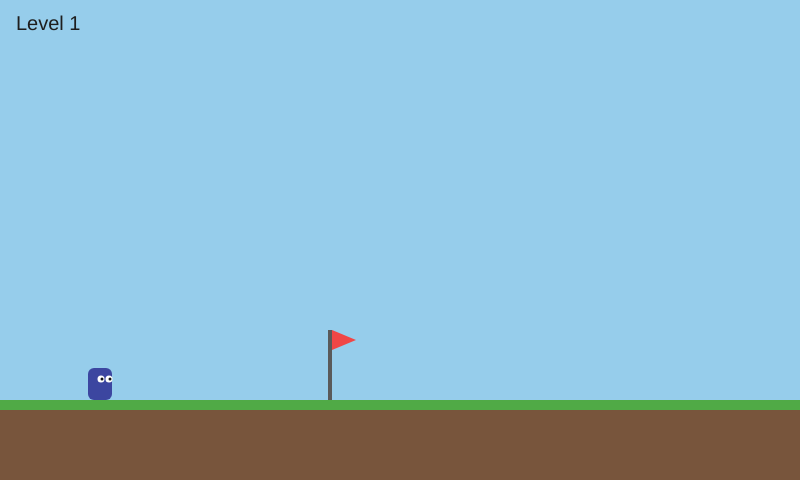
Frame 1 (no input)
Frame 60 (no input): identical to frame 1, image omitted
Frame 120 (the mouse pressed at the canvas centre since frame 60): identical to frame 1, image omitted

The p5.js sketch that drew this single still picture (run headless with seeded random() and noise() and a simulated clock; from frame 60 on, the mouse is pressed at the canvas centre):

// p5.js sketch
// ── sketch.js
const tileSize = 40;

const world = {
	pull: 0.5,
	lavaRise: 1.5
};

const levels = [
	{
		name: "Level 1",
		map: [
			"..............................",
			"..............................",
			"..............................",
			"..............................",
			"..............................",
			"..............................",
			"..............................",
			"..............................",
			"..............................",
			"..P.....G..................G..",
			"##############################",
			"###############################"
		]
	},
	{
		name: "Level 2",
		map: [
			"..............................",
			"..............................",
			"..............................",
			"..............................",
			"..............................",
			"..............................",
			"...............................",
			"..............................",
			"...............................",
			"..P...G.......######.......G..",
			"##############################",
			"##############################"
		]
	},
	{
		name: "Level 3",
		lava: true,
		map: [
			"...............###..",
			"...............#G#..",
			"...............#####",
			"....................",
			"....................",
			"........#####.......",
			"....................",
			"#######..............",
			"....................",
			"###########..........",
			"....................",
			"............####....",
			"....................",
			".......####.........",
			"....................",
			"..........####......",
			"....................",
			"...............#####",
			"....................",
			"......####..........",
			"....................",
			"........#####.......",
			"....................",
			"..#####.............",
			"..P........G........",
			"####################"
		]
	},
	{
		name: "Level 4",
		dark: true,
		map: caveMap(230)
	}
];

const caveSize = { width: 2880, height: 1280 };

let currentLevel = 0;
let level;
let player;
let deaths = 0;
let lavaY = 0;
let levelFrame = 0;
let jumpBuffer = 0;
let finishTimer = 0;
let cheatWarning = 0;
let spores = [];
let caveRocks = [];
let caveTime = 0;
let caveStartX = 0;
const camera = { x: 0, y: 0 };
const keysDown = new Set();

function setup() {
	createCanvas(800, 480);
	loadLevel(0);
}

function draw() {
	if (finishTimer > 0) {
		finishTimer--;
		if (finishTimer === 0) {
			loadLevel(currentLevel + 1);
		}
	} else {
		fairPlay();
		updatePlayer();
		updateLava();
		checkTiles();
	}

	if (level.dark) {
		updateCave();
	}

	updateCamera(false);
	drawWorld();
	drawHud();
}

function caveMap(length) {
	const rows = [];
	for (let row = 0; row < 12; row++) {
		let line = "";
		for (let column = 0; column < length; column++) {
			if (row === 0 || row >= 10 || column === 0 || column === length - 1) {
				line += "#";
			} else if (row === 9 && column === 2) {
				line += "P";
			} else if (row === 9 && column % 23 === 11) {
				line += "#";
			} else {
				line += ".";
			}
		}
		rows.push(line);
	}
	return rows;
}

function createPlayer(x, y) {
	return {
		x: x,
		y: y,
		width: 24,
		height: 32,
		velocityX: 0,
		velocityY: 0,
		onGround: false,
		coyote: 0,
		facing: 1,
		speed: 3,
		jumpHeight: 8
	};
}

function loadLevel(index) {
	if (index !== currentLevel) {
		deaths = 0;
	}
	currentLevel = index;

	const data = levels[index];
	level = {
		name: data.name,
		map: data.map,
		lava: data.lava === true,
		dark: data.dark === true,
		columns: data.map[0].length,
		rows: data.map.length
	};

	for (let row = 0; row < level.rows; row++) {
		const column = level.map[row].indexOf("P");
		if (column >= 0) {
			player = createPlayer(column * tileSize + (tileSize - 24) / 2, (row + 1) * tileSize - 32);
		}
	}

	lavaY = level.rows * tileSize + 40;
	levelFrame = 0;
	jumpBuffer = 0;
	finishTimer = 0;
	updateCamera(true);

	if (level.dark && spores.length === 0) {
		startCave();
	}
}

function fairPlay() {
	if (currentLevel === 0) {
		return;
	}
	if (player.speed !== 3 || player.jumpHeight !== 8 || world.pull !== 0.5) {
		player.speed = 3;
		player.jumpHeight = 8;
		world.pull = 0.5;
		cheatWarning = 180;
	}
}

function die() {
	deaths++;
	loadLevel(currentLevel);
}

function isHeld(...names) {
	return names.some(name => keysDown.has(name));
}

function keyPressed() {
	keysDown.add(key.toLowerCase());

	if (key === "ArrowUp" || key === " " || key === "w" || key === "W") {
		jumpBuffer = 6;
	}
	if (key === "r" || key === "R") {
		loadLevel(currentLevel);
	}
	return false;
}

function keyReleased() {
	keysDown.delete(key.toLowerCase());

	if (key === "ArrowUp" || key === " " || key === "w" || key === "W") {
		if (player.velocityY < 0) {
			player.velocityY *= 0.5;
		}
	}
	return false;
}

function updatePlayer() {
	levelFrame++;

	let direction = 0;
	if (isHeld("arrowleft", "a")) {
		direction--;
	}
	if (isHeld("arrowright", "d")) {
		direction++;
	}
	if (direction !== 0) {
		player.facing = direction;
	}
	player.velocityX = direction * player.speed;

	player.coyote = player.onGround ? 6 : player.coyote - 1;
	if (jumpBuffer > 0) {
		jumpBuffer--;
		if (player.coyote > 0) {
			player.velocityY = -player.jumpHeight;
			player.coyote = 0;
			jumpBuffer = 0;
		}
	}
	player.velocityY += world.pull;

	player.onGround = false;
	const steps = max(1, ceil(max(abs(player.velocityX), abs(player.velocityY)) / 4));
	for (let step = 0; step < steps; step++) {
		moveHorizontal(player.velocityX / steps);
		moveVertical(player.velocityY / steps);
	}
}

function moveHorizontal(distance) {
	if (distance === 0) {
		return;
	}
	player.x += distance;

	if (touchesTile(player.x, player.y, player.width, player.height, "#")) {
		if (distance > 0) {
			player.x = floor((player.x + player.width) / tileSize) * tileSize - player.width;
		} else {
			player.x = (floor(player.x / tileSize) + 1) * tileSize;
		}
		player.velocityX = 0;
	}
}

function moveVertical(distance) {
	if (distance === 0) {
		return;
	}
	player.y += distance;

	if (touchesTile(player.x, player.y, player.width, player.height, "#")) {
		if (distance > 0) {
			player.y = floor((player.y + player.height) / tileSize) * tileSize - player.height;
			player.onGround = true;
		} else {
			player.y = (floor(player.y / tileSize) + 1) * tileSize;
		}
		player.velocityY = 0;
	}
}

function tileAt(column, row) {
	if (column < 0 || column >= level.columns) {
		return "#";
	}
	if (row < 0 || row >= level.rows) {
		return ".";
	}
	return level.map[row][column];
}

function touchesTile(x, y, w, h, type) {
	const firstColumn = floor(x / tileSize);
	const lastColumn = floor((x + w - 0.01) / tileSize);
	const firstRow = floor(y / tileSize);
	const lastRow = floor((y + h - 0.01) / tileSize);

	for (let row = firstRow; row <= lastRow; row++) {
		for (let column = firstColumn; column <= lastColumn; column++) {
			if (tileAt(column, row) === type) {
				return true;
			}
		}
	}
	return false;
}

function updateLava() {
	if (level.lava && levelFrame > 120) {
		lavaY -= world.lavaRise;
	}
}

function checkTiles() {
	if (player.y > level.rows * tileSize + 100) {
		die();
	} else if (touchesTile(player.x + 4, player.y + 8, player.width - 8, player.height - 8, "^")) {
		die();
	} else if (level.lava && player.y + player.height > lavaY + 6) {
		die();
	} else if (touchesTile(player.x, player.y, player.width, player.height, "G")) {
		finishTimer = 60;
	}
}

function updateCamera(instant) {
	const worldWidth = level.columns * tileSize;
	const worldHeight = level.rows * tileSize;
	const targetX = constrain(player.x + player.width / 2 - width / 2, 0, max(0, worldWidth - width));
	const targetY = min(player.y + player.height / 2 - height / 2, worldHeight - height);

	if (instant) {
		camera.x = targetX;
		camera.y = targetY;
	} else {
		camera.x = lerp(camera.x, targetX, 0.15);
		camera.y = lerp(camera.y, targetY, 0.15);
	}
}

function drawWorld() {
	if (level.dark) {
		background(10, 8, 14);
	} else {
		background(150, 205, 235);
	}

	push();
	translate(-round(camera.x), -round(camera.y));

	const firstColumn = floor(camera.x / tileSize);
	const lastColumn = floor((camera.x + width) / tileSize);
	const firstRow = floor(camera.y / tileSize);
	const lastRow = floor((camera.y + height) / tileSize);

	noStroke();
	for (let row = max(0, firstRow); row <= min(level.rows - 1, lastRow); row++) {
		for (let column = max(0, firstColumn); column <= min(level.columns - 1, lastColumn); column++) {
			drawTile(tileAt(column, row), column * tileSize, row * tileSize, tileAt(column, row - 1));
		}
	}

	if (level.lava) {
		drawLava();
	}
	drawPlayer();
	pop();

	if (level.dark) {
		drawDarkness();
		drawSpores();
	}
}

function drawTile(type, x, y, typeAbove) {
	if (type === "#") {
		if (level.dark) {
			fill(34, 30, 40);
			rect(x, y, tileSize, tileSize);
			fill(48, 42, 56);
			rect(x + 2, y + 2, tileSize - 4, tileSize - 4);
		} else {
			fill(120, 85, 60);
			rect(x, y, tileSize, tileSize);
			if (typeAbove !== "#") {
				fill(80, 170, 70);
				rect(x, y, tileSize, 10);
			}
		}
	} else if (type === "^") {
		fill(200);
		for (let i = 0; i < 4; i++) {
			triangle(x + i * 10, y + tileSize, x + i * 10 + 5, y + 14, x + i * 10 + 10, y + tileSize);
		}
	} else if (type === "G") {
		fill(90);
		rect(x + 8, y - 30, 4, tileSize + 30);
		fill(240, 70, 70);
		triangle(x + 12, y - 30, x + 36, y - 20, x + 12, y - 10);
	}
}

function drawLava() {
	fill(235, 90, 30);
	beginShape();
	vertex(camera.x - 10, camera.y + height + 10);
	for (let x = camera.x - 10; x <= camera.x + width + 10; x += 20) {
		vertex(x, lavaY + sin(x * 0.05 + frameCount * 0.1) * 5);
	}
	vertex(camera.x + width + 10, camera.y + height + 10);
	endShape(CLOSE);
}

function drawPlayer() {
	fill(level.dark ? color(220, 220, 255) : color(60, 70, 160));
	rect(player.x, player.y, player.width, player.height, 6);

	fill(255);
	const eyeX = player.x + player.width / 2 + player.facing * 5;
	circle(eyeX - 4, player.y + 11, 7);
	circle(eyeX + 4, player.y + 11, 7);
	fill(20);
	circle(eyeX - 4 + player.facing, player.y + 11, 3);
	circle(eyeX + 4 + player.facing, player.y + 11, 3);
}

function drawDarkness() {
	const lightX = player.x + player.width / 2 - round(camera.x);
	const lightY = player.y + player.height / 2 - round(camera.y);
	const gradient = drawingContext.createRadialGradient(lightX, lightY, 30, lightX, lightY, 160);
	gradient.addColorStop(0, "rgba(0, 0, 0, 0)");
	gradient.addColorStop(1, "rgba(0, 0, 0, 0.92)");
	drawingContext.fillStyle = gradient;
	drawingContext.fillRect(0, 0, width, height);
}

function drawHud() {
	noStroke();
	textSize(20);
	textAlign(LEFT, TOP);
	fill(level.dark ? 200 : 30);
	text(level.name, 16, 14);

	if (!level.dark && deaths > 0) {
		textAlign(RIGHT, TOP);
		text("Doodgegaan: " + deaths, width - 16, 14);
	}

	textAlign(CENTER, TOP);
	textSize(16);
	if (cheatWarning > 0) {
		cheatWarning--;
		fill(200, 30, 30);
		text("Valsspeler gedetecteerd! Waarden teruggezet.", width / 2, 44);
	} else if (currentLevel === 0 && deaths >= 5) {
		text("Dit lijkt onmogelijk... of toch niet?", width / 2, 44);
	} else if (currentLevel === 2 && player.y < 3 * tileSize) {
		text("Sommige deuren hebben geen sleutel.", width / 2, 44);
	} else if (level.dark) {
		text("De grot onthoudt alles... loop langzaam.", width / 2, 44);
	}

	if (finishTimer > 0) {
		textAlign(CENTER, CENTER);
		textSize(48);
		fill(30);
		text("Gehaald!", width / 2, height / 2);
	}
}

function startCave() {
	const next = randomStream(caveMemory[0]);
	caveRocks = createCaveRocks(next);
	const count = (caveMemory[1] ^ next()) >>> 0;

	spores = [];
	for (let i = 0; i < count; i++) {
		const position = (caveMemory[2 + i * 2] ^ next()) >>> 0;
		const motion = (caveMemory[3 + i * 2] ^ next()) >>> 0;
		spores.push({
			x: position & 0xffff,
			y: position >>> 16,
			velocityX: (motion & 0xff) - 128,
			velocityY: ((motion >>> 8) & 0xff) - 128,
			red: random(200, 255),
			green: random(150, 220),
			blue: random(60, 140)
		});
	}

	caveTime = 0;
	caveStartX = player.x;
}

function createCaveRocks(next) {
	const rocks = [];
	for (let i = 0; i < 12; i++) {
		const w = (20 + next() % 40) * 4;
		const h = (20 + next() % 40) * 4;
		rocks.push({
			x: next() % (caveSize.width - w),
			y: next() % (caveSize.height - h),
			w: w,
			h: h
		});
	}
	return rocks;
}

function sporeBlocked(x, y) {
	if (x < 0 || y < 0 || x >= caveSize.width || y >= caveSize.height) {
		return true;
	}
	for (const rock of caveRocks) {
		if (x >= rock.x && x < rock.x + rock.w && y >= rock.y && y < rock.y + rock.h) {
			return true;
		}
	}
	return false;
}

function stepSporeX(spore) {
	const x = spore.x + spore.velocityX;
	if (sporeBlocked(x, spore.y)) {
		spore.velocityX = -spore.velocityX;
	} else {
		spore.x = x;
	}
}

function stepSporeY(spore) {
	const y = spore.y + spore.velocityY;
	if (sporeBlocked(spore.x, y)) {
		spore.velocityY = -spore.velocityY;
	} else {
		spore.y = y;
	}
}

function tickCave(forward) {
	for (const spore of spores) {
		if (forward) {
			stepSporeX(spore);
			stepSporeY(spore);
		} else {
			spore.velocityX = -spore.velocityX;
			spore.velocityY = -spore.velocityY;
			stepSporeY(spore);
			stepSporeX(spore);
			spore.velocityX = -spore.velocityX;
			spore.velocityY = -spore.velocityY;
		}
	}
}

function updateCave() {
	const target = max(0, floor((player.x - caveStartX) / 3));
	for (let i = 0; i < 6 && caveTime !== target; i++) {
		if (caveTime < target) {
			tickCave(true);
			caveTime++;
		} else {
			tickCave(false);
			caveTime--;
		}
	}
}

function drawSpores() {
	const neighbours = new Array(spores.length).fill(0);
	for (let i = 0; i < spores.length; i++) {
		for (let j = i + 1; j < spores.length; j++) {
			const dx = spores[i].x - spores[j].x;
			const dy = spores[i].y - spores[j].y;
			if (dx * dx + dy * dy < 1600) {
				neighbours[i]++;
				neighbours[j]++;
			}
		}
	}

	noStroke();
	for (let i = 0; i < spores.length; i++) {
		const spore = spores[i];
		const glow = neighbours[i] >= 4;
		fill(spore.red, spore.green, spore.blue, glow ? 255 : 60);
		circle(40 + spore.x / 4, 40 + spore.y / 4, glow ? 6 : 3);
	}
}

function randomStream(seed) {
	let state = seed | 0;
	return function () {
		state = (state + 0x6d2b79f5) | 0;
		let t = Math.imul(state ^ (state >>> 15), 1 | state);
		t = (t + Math.imul(t ^ (t >>> 7), 61 | t)) ^ t;
		return (t ^ (t >>> 14)) >>> 0;
	};
}

const caveMemory = [
	0x2fc62d7a, 0xf0e1845c, 0xb0812ea7, 0x2ff40d8c, 0xa866e209, 0x67ace521, 0x6b1e5a0b, 0x81f1c11f,
	0x4118072a, 0xc1786a2b, 0x9fb3887f, 0x2da8823c, 0x5d07033b, 0xbb227e49, 0x0001b26e, 0xb0894aee,
	0x913abddd, 0x4d6ef071, 0x22a1b7b3, 0xb80802c4, 0xa789a02b, 0xb8e24166, 0x02c66902, 0xb6bbf212,
	0xc5215f4a, 0x0e4427df, 0x6d7b382c, 0xc3d4010c, 0x4706bc51, 0xf8b1a797, 0x39cdf19e, 0x6c11bb63,
	0x428b5490, 0x429b1029, 0xd198db91, 0xd7f04bb9, 0x0e27e95b, 0xfb88a684, 0x4179f5ce, 0x7e539a8b,
	0x1bb003d4, 0x66ca7599, 0xec4760f2, 0x9b49e79c, 0x9d106f86, 0xcf6277fc, 0x3602f48f, 0x14c67660,
	0x52cd9138, 0x515592fe, 0x234eb8fd, 0xe54acdf3, 0xdbcc681a, 0x0ec33eed, 0x7532e893, 0xe5ac8f5c,
	0xae7dd9c3, 0x81e5dd20, 0xc4383efc, 0x45c07f3d, 0xccbdb947, 0x198d7f80, 0xa7f9995b, 0x004d5e61,
	0xb774b806, 0x694b5c17, 0x39f5a9cf, 0x88499db7, 0x8f6a565d, 0x5e018ca0, 0x20cf6344, 0x3d13d801,
	0x65c7650c, 0x4356b3b7, 0x9306d161, 0xea008be0, 0x40db95ea, 0xb02a2c57, 0x8751977b, 0x5b5441f6,
	0x8d713e46, 0x42248e96, 0x404c0475, 0x5a916ebd, 0x922e0a65, 0xe8ad2a65, 0x9760d46b, 0x091cd4c9,
	0xeca53f8a, 0xf492072b, 0x779d9364, 0x37873262, 0x2601eda8, 0x450fb4dd, 0x7908d209, 0xcedba86e,
	0x2f2b80bb, 0xec0108a4, 0x3a911e47, 0x731bf5e3, 0x8a015dee, 0x10aead36, 0x9682a04c, 0x27591aa7,
	0x62a93247, 0x01827c2f, 0xa5e292d9, 0xdfe2dc65, 0xc1aa2d91, 0xb870fdb0, 0xa344bee3, 0xc9fb6db7,
	0x56325c32, 0x091569e6, 0xd965addb, 0xa4f7e142, 0xa1a201eb, 0x88987a42, 0x855411f9, 0xe166344f,
	0xc411eb09, 0xd692adc1, 0xfd088128, 0xddcb9b92, 0x3b503495, 0x7faf0bf6, 0x072e97d3, 0xad30a821,
	0x49507b13, 0x5b8297da, 0x2b5804eb, 0xeb8f0625, 0x9a4a66a5, 0xd741095b, 0x88c02918, 0x445e32ed,
	0xf61f1eb9, 0x498cb181, 0x1ea8120d, 0x3662ce0f, 0xf2e7855a, 0x6ecf2a84, 0xa2e2f5bf, 0x6f802acb,
	0xf0749135, 0x86746105, 0xabdad964, 0x3beaf8d7, 0xd5a82e27, 0x91554697, 0x8362b973, 0xa63727f6,
	0x9807c214, 0x1ff4e51a, 0x06240e15, 0x31c0fe09, 0xd616c02f, 0xb760908f, 0x8ac7a385, 0x1d21394a,
	0x755ae017, 0x4eff040e, 0x7f2f00e4, 0x4f3285d8, 0xc36d245e, 0x9fe57b0b, 0x9aa4f4c4, 0xb5eab3ae,
	0x08473dfe, 0xded1db2d, 0x228d80b3, 0x9c1eca0b, 0xc0ed9dec, 0x0cca860b, 0x60416eaf, 0xdd365deb,
	0x745347cf, 0x385313ef, 0x26b5ab2c, 0xe1403936, 0x65f845b9, 0xf6a3ea2a, 0xa3fc2d26, 0xacc38d36,
	0x7bb29e38, 0x8ffd37b3, 0xbae667f8, 0x59d1dd4d, 0x9437c0e8, 0xa5c9ea50, 0x7eeeafc9, 0x2ed39d19,
	0x7d781a42, 0x106d2b69, 0xb5f94a49, 0xd720565c, 0x61d6ed43, 0x325df171, 0xdfe2157d, 0xf89548ea,
	0x8d73cb15, 0xab6e5fbc, 0xbff5fa9a, 0xa2ecb8e3, 0xd7f391a5, 0x26671648, 0x7b52a3b7, 0x2f2e2a68,
	0x853e66c2, 0x18cf4566, 0xc3e2d8b9, 0x62512f0f, 0xc14fe671, 0x164cb69e, 0x674f1eb5, 0x3ca69c06,
	0x17278e93, 0xbb0adcfc, 0x0a9121be, 0x36946ca9, 0x957cd5a3, 0xc788361d, 0xd8a6ee74, 0x6db81f3b,
	0x0c5a6ab4, 0xb9091440, 0x50ca2d36, 0x0b2a936d, 0x100b93c4, 0x69ca7c4b, 0xda0f73d1, 0xe1631234,
	0xde233377, 0x3ac738bd, 0xe31d0829, 0x85153565, 0xee0ac60c, 0x61aa2140, 0x229e5554, 0xfa803a42,
	0xb0203089, 0xa59b613a, 0x162df96a, 0x53b92a0a, 0xe304721d, 0xe2e34c44, 0x270e5484, 0xda4c94cc,
	0x2430f9ef, 0xf202e545, 0x1b90fad6, 0x9d92183c, 0x6bd0cea6, 0x43bf9e0f, 0x93666afb, 0xa4cec4cc,
	0x568b0a1c, 0x990d0f82, 0xb8fd07b4, 0x2f29419d, 0xac8aac70, 0xf16b940b, 0x0445810b, 0x74528187,
	0x70605c64, 0x4324c3fa, 0x60d0d187, 0x424a445e, 0x6d2b8e2b, 0x78a3ac44, 0xc11bba52, 0x86ae3cd4,
	0x5c361c45, 0x6139ed7b, 0x104ac4e6, 0xca238ba7, 0xaf2b3fdc, 0x682c58a2, 0x80557e17, 0x0c1793e9,
	0x7e790909, 0x01413ad8, 0x253dfa66, 0xda8a8a03, 0x2933f360, 0xc429feab, 0x6ee03575, 0x6ff78588,
	0xc1079212, 0xa61438f4, 0xac61e040, 0x1391acc2, 0x4cb74207, 0x79e6f34e, 0x0e5b3761, 0x7da6523e,
	0xd0d7d8d4, 0x74989a0d, 0x9923076b, 0x1b5112f1, 0xe6f0ce26, 0xadc647c6, 0x2fd910a3, 0x4e37bb67,
	0x56189a6d, 0x1b69697e, 0xafd4d9b0, 0x4e21543a, 0x7aaa4fb3, 0x308b256d, 0x8dcc454d, 0xc2a41062,
	0x2656a487, 0xa3f45a91, 0xde9ef4fe, 0x3f194bde, 0xf99ebf96, 0xb0cb9864, 0x1e557a2a, 0xb9daff5c,
	0xc86ebf96, 0x234c0388, 0xafd53747, 0xa4db3c9f, 0xf82b0c0b, 0x851f193f, 0xf9e203d7, 0x66c9bd0b,
	0x4f5d52bf, 0xce595497, 0xb7087a57, 0xb8cae6b0, 0x3a52ca7b, 0xada32611, 0xe76d8282, 0xb7625d1f,
	0xeddaa422, 0x8b34dbb6, 0x29a5eb0a, 0xce80fbdd, 0x82d201e3, 0x98210042, 0x6300b54d, 0x9177a615,
	0xc976ddf7, 0x3ac9494f, 0x7eefa19c, 0xfc97cd24, 0x1a98ba13, 0xb955cb4c, 0xcf7b2a42, 0xad9b301a,
	0x667b8b07, 0x9fb34c93, 0xf97e5293, 0xdb78f424, 0x2ce3b3ed, 0x0d713601, 0x94364153, 0xf2c2f427,
	0xdabe4553, 0xb0287493, 0xecaf142b, 0xbb85713a, 0xdb590af8, 0x0db727dc, 0xad45263e, 0xb0161536,
	0x53113884, 0xc0be4ba0, 0x8963ae86, 0xdd7d93cc, 0xa43f5540, 0xd632f7c3, 0x83286b69, 0xa395e84b,
	0xa68f644a, 0x1d315d19, 0xe4fb44fd, 0xb390ffd7, 0x01ed1f8e, 0xb2612f88, 0x584f3558, 0x1c66a419,
	0x1c5423a8, 0x0221b89b, 0x61bf5f66, 0x6a3d7cc8, 0xe106b0d4, 0x13b0f7ad, 0x16eb3588, 0x12036050,
	0xefa2aafc, 0xe94994d4, 0xd3e0d94f, 0x463ade4c, 0x54d17617, 0x27811e58, 0xe9157869, 0xf348b6b8,
	0x0810c3ba, 0xd92922e1, 0x3a226234, 0x0a2993b2, 0xe59b3dbc, 0x7ff4a75e, 0xe660e0e5, 0xc3a3c24f,
	0x13ca9eed, 0x8fbec001, 0xa4acbed6, 0xa11417e6, 0xaec6df40, 0x8089a992, 0x47d6feb8, 0xf1027577,
	0x4798c4ed, 0xe731fa53, 0x0d35168d, 0xbc2d7612, 0xab171797, 0x24152881, 0x71b27e8a, 0x5d81b21c,
	0x3eacaf6f, 0x6e013eab, 0x7d972670, 0x62bb5f3f, 0x6a65938e, 0x05d0ad9c, 0xb9253549, 0x7b461cfb,
	0x92646b6e, 0x1dcab881, 0xd6ad16ea, 0xc5377bb0, 0xfab53548, 0xb53748ca, 0xe03d6166, 0xf27ca759,
	0x75bef1a8, 0x77915ded, 0x5b10d1f7, 0x42541165, 0x13b81e39, 0xa46db1e2, 0x607477f5, 0x9d983c43,
	0xc00a708c, 0x42e21877, 0x0d080bc2, 0xb9b7f797, 0x6baa548f, 0x7964971c, 0xeef99b96, 0x3eb17c78,
	0xdb06d157, 0xac4190c2, 0x6b9c2972, 0xb20a8b4d, 0x882b187b, 0x973a3f6b, 0xf65163d6, 0xe5f3c1f1,
	0xa48fe668, 0xf092f4cf, 0xd37f4484, 0xd4af6b61, 0xa1095ec0, 0xf6e66722, 0xc13fa584, 0xeb0fe31c,
	0x9415d4cb, 0x793521c3, 0x7d09c180, 0xb0e76dae, 0x86b1afcd, 0x6fccbe75, 0xc3452991, 0xc1f40afc,
	0xff470f4d, 0x2d2a4dbe, 0x2e0cfeb6, 0x0600ec62, 0x3209c238, 0x0b7e1557, 0x03d460e2, 0x5b8e9f13,
	0xf773ce53, 0x4ed1e61b, 0xe1261932, 0x62d5a708, 0x6bf521d7, 0x4224d307, 0xa494b121, 0x14aefde7,
	0x357f3634, 0xa4690778, 0xf7e71e29, 0x3638bc99, 0x747947cd, 0x6bf95df2, 0xb8dcff55, 0x75d995c0,
	0x2173644f, 0x28df7966, 0x8332569e, 0xcd7d47d9, 0xb747ec86, 0xce0b02bc, 0x48f2fa4e, 0xccff18e3,
	0x4f30d28f, 0x2746f2d3, 0x775c2ac3, 0xfb109254, 0xa17f3ca1, 0xc47f1637, 0xb36a0e10, 0x93383880,
	0xf48e7aa8, 0x4ca42dd6, 0xe4b2b2b7, 0xa3a063ee, 0x57ddddbf, 0xdadbf48c, 0xdc730c94, 0x86662f7b,
	0xf80c3cdf, 0xc09f9dc9, 0xd972537b, 0x9973e089, 0x7b6e6622, 0xc63d87ca, 0x930ef808, 0xcf38694a,
	0xf4ebd5e3, 0xc5fd9e5a, 0xd2d021e2, 0xf97a26a7, 0xe52f6dc4, 0xa6b39dc2, 0xda32b332, 0xdbb388c3,
	0xa6f7c67d, 0xb5c71637, 0xf42f1513, 0x2dac8144, 0xeec2c62e, 0x139a390c, 0x42ad89d8, 0xf66832f7,
	0x0a91b14d, 0x36a22eca, 0x20eef253, 0xb334c242, 0xabd41776, 0xf42f2f97, 0x1948d547, 0xe04e9b29,
	0x3796e569, 0x7d57eee0, 0xadf3d8e4, 0xd8e1690e, 0x6dcee1b1, 0x2304d21b, 0xb3847c89, 0x7883febb,
	0xa72b3af8, 0xfcac7ba3, 0xe33c3a7b, 0x5c295cae, 0xfe80ddbc, 0xae98355b, 0x3a53e46c, 0x49d90057,
	0x9ebed89f, 0xa6383cea, 0xa09c14ea, 0x2f0e9776, 0x5964b40d, 0x8268220d, 0x89de68d0, 0x5a194556,
	0xcb5ac76b, 0x3919327b, 0xfacddd78, 0x839067a0, 0x8292ccd0, 0x59443a05, 0x42d90074, 0x90a255c1,
	0x6369fb7e, 0x246537b9, 0xb0f2e4f2, 0xae40d6d8, 0x45443865, 0x9aca3245, 0xa94164be, 0x17dc62db,
	0x5599376c, 0x55624a76, 0x4f7f4713, 0xb94b0bf9, 0xc96bc258, 0xcfa53d58, 0xbbd11f49, 0x528549cc,
	0x2da4019a, 0xf9c03412, 0x9ffbc6ef, 0x0e7df151, 0xd05b4aa4, 0x286f225c, 0x42d15ad7, 0xd03effa6,
	0xddacab4e, 0x400877a8, 0x7f163f68, 0xdd086de1, 0x3dced023, 0xf3eddacd, 0xfcb8ff5c, 0x8c656fef,
	0xa4fc5e0f, 0x29407fe0, 0x4d0938d3, 0xea7045e6, 0x87da7752, 0xa938ce97, 0x9251df24, 0x71bbd427,
	0xa266e272, 0x7ceccd8e, 0x40f39430, 0x8f441f24, 0x5f2e202d, 0xabe78e36, 0x2fa63e3a, 0x5dbb8406,
	0xeb0dbe92, 0x676ca38b, 0xf583c6e1, 0x6838deb5, 0x33bc5b2d, 0x0e697cd7, 0xd732b210, 0xe183fcf7,
	0x80246739, 0x36fcac6b, 0xa91ec4e7, 0xd6993f35, 0xd6ffbbef, 0x5c1659b5, 0x3159088f, 0x831f95f4,
	0x2d426eeb, 0x494a8a1f, 0x3a80434f, 0x2b2e126c, 0xd93f478e, 0xffc123a9, 0x5db10746, 0x3d5d354f,
	0xfbc9d587, 0x32639f97, 0x5008e480, 0xe706166e, 0x02547402, 0x8ae02b73, 0xdfb84bb0, 0xddafaeaf,
	0xfbe8e49c, 0x356c970b, 0xbbd5925c, 0xc89b4146, 0x8fa69f1d, 0x1e79c89b, 0x352a76ef, 0xb03cf16b,
	0x12d26705, 0x1b586624, 0xb6a3a7d2, 0x719b0107, 0x70292ec8, 0xeba3df2e, 0x54147f33, 0x99b27686,
	0x18aa43ae, 0x66f247d9, 0xd3173953, 0xc311616d, 0x19a2d581, 0x6c05d709, 0xf613688d, 0x487b3d41,
	0x37e3a803, 0x5d76fbe0, 0x55887222, 0x17b01be3, 0x59de2105, 0xc583c119, 0x3a0253a6, 0x6a6d0b54,
	0x07d09a08, 0x4cbe8868, 0xe0908d5d, 0x8d4b1988, 0xe0a10742, 0x3fbacc14, 0x6048e7c6, 0x778f74ad,
	0x45b87496, 0x5aa2d088, 0x759c178e, 0xc3d4e3d9, 0xd9b59910, 0x176aa3dd, 0x6d678366, 0xc87e54ce,
	0xbfa9f391, 0x132d96c5, 0xaf8ee71a, 0x7effe493, 0x1bd95f9e, 0x347f3527, 0x4cd49551, 0x9f80835d,
	0x4013cb74, 0x5cc84d4a, 0x998d7b7c, 0x1625d7a8, 0xca30aca9, 0xb43a03c8, 0x8079991d, 0xdd1c3d10,
	0x47c73b8c, 0x88b96762, 0xe8b66e0c, 0xc382bea2, 0x8cadee04, 0xce15ff45, 0x50d29fc6, 0xb683882d,
	0x86553abc, 0xad07e93a, 0xea29c900, 0x29f5214a, 0x2179ecfe, 0x5cb67c9d, 0xf673763a, 0xd3aed5c4,
	0xd061e922, 0x34018d6b, 0x3e67ea15, 0xbf45fd30, 0x1685ba66, 0x9d5d6dc0, 0x23a20c69, 0xf1ffce2b,
	0xe5788701, 0x67b63546, 0x4baac2a5, 0xa2fa56f5, 0x206038fd, 0x653e4721, 0x610c3afe, 0xf8097319,
	0xd7aaef35, 0x7aa1cb1c, 0x5dd20ebf, 0xca76225d, 0x2dbfdb39, 0x82934768, 0x369ad74b, 0x4eba2e30,
	0x9efb5d5d, 0x3f4d3cc0, 0xda1969bd, 0x3dc096a9, 0xebe032e5, 0x96b94369, 0xac8edbef, 0x731e3294,
	0xa5a89f1f, 0x3c1d1a6b, 0x0f81024e, 0x53c40c53, 0x6bb01bfd, 0xb7989d5b, 0x74141c90, 0x022ec786,
	0x84753a42, 0xc8770a54, 0xf8bce328, 0x77114d2f, 0x7e71c154, 0xb5719e12, 0x303937c0, 0xf5eca4d9,
	0x930d52a1, 0x6e6a0d70, 0xd4f20106, 0x74436556, 0x539ae150, 0x2f0d2b57, 0x99bb2a94, 0xdf064fc1,
	0x682ae0a1, 0x1d43af3f, 0x44bf0f82, 0xf62dac23, 0xd56a2440, 0x1e159c86, 0x32063022, 0xb4411899,
	0xf71a900d, 0x71303149, 0xd180c9f7, 0x8e3033b6, 0x2bfbdf8d, 0x7cd81c81, 0x196f033c, 0xb433297d,
	0x286476ec, 0x71f3a441, 0xdbba2794, 0x89b03580, 0x596be8e5, 0x506ccdd2, 0xdf3dac79, 0x7166c031,
	0x7e51acf3, 0x1acb17ff, 0xbe890ca6, 0x2f8c31cb, 0x0b5f8a44, 0xab19e847, 0x0052ba76, 0xd30baf4b,
	0x5ec6106c, 0x3797c365, 0x53858107, 0x9d59e3f2, 0xe7d7ca23, 0x9621fd49, 0x53928d33, 0xab398e76,
	0x782fceb9, 0x3ed92264, 0x5500c12e, 0x360f6ebb, 0x6d01ed5c, 0xbad93de1, 0x3104ed96, 0x0c8066fc,
	0x3b57374d, 0x7e6831bb, 0x02fab450, 0x3d4380cc, 0x62fc726d, 0x884298a3, 0x5a124285, 0x4b8fd097,
	0x9ab564e8, 0x030650e6, 0x5dd96107, 0x7ac9b303, 0xeefbe870, 0x7fde7fee, 0xe08fef75, 0x3164c830,
	0x18c65abb, 0xc1924727, 0xf7d1bd18, 0x6e55e324, 0x73fa3e84, 0xd35992f5, 0x4fcd84ee, 0xbbca582d,
	0x369cf8f6, 0xc292513d, 0xcf35fcad, 0x77ce8fd9, 0xa079a9de, 0x18749198, 0xfc05675c, 0xb30fcc46,
	0x347641cf, 0x84a69d3e, 0x90f1ee48, 0x56153288, 0x6589276d, 0xb62bd5bc, 0x1f0de7aa, 0x1f317d0e,
	0x1c60df92, 0x9f1827d3, 0xe4d30ebb, 0xe3a70499, 0x19a5abbd, 0xcd5bfea1, 0x49d151b3, 0xda1e566c,
	0xb9a057ef, 0x4c868e1c, 0xd18d1f09, 0x66ed9631, 0xe7b1c3f4, 0xb2cfd81a, 0x67253872, 0x34c055c5,
	0x0bfd7c1b, 0xcfbb0157, 0x9fb332b3, 0x67eb58e6, 0x470f7775, 0x535b868e, 0xf1ea2b21, 0x73f42b73,
	0x461fac87, 0x5221f225, 0x04270033, 0xf0fff07b, 0xf0aa3842, 0xab4fadcb, 0xcdcafefc, 0xabeb80d5,
	0xf3cd9841, 0x6b121166, 0xf0afd9ce, 0x43791413, 0x4f34a932, 0x58d52703, 0x2d5f8813, 0x870318a1,
	0x90ad8a8c, 0x31948e90, 0x642866f1, 0x2444f310, 0x922ec290, 0x4c4ea17d, 0xb3b54609, 0xffc3b856,
	0xf534b191, 0xff724509, 0xf063a8f7, 0x14135d6d, 0x6070bee7, 0x7b8f32a9, 0x62c1bb65, 0x203daaca,
	0x41226033, 0x166ac878, 0x6b75e016, 0x84280b8d, 0x0328eb6f, 0x3ed4db88, 0xa9b778d9, 0xb48b61a6,
	0x6830a0ba, 0x3f1376b3, 0x23d214ed, 0xddf6a8f5, 0x8bae926c, 0x58d4dc8e, 0xc9c2bae0, 0xf209c49e,
	0x2b41c6f1, 0x5d1278e2, 0x7eb30570, 0xfec8902b, 0xb248b772, 0x9a051482, 0x652821ef, 0x2c05e53d,
	0x34af14dd, 0x9bdd5899, 0xc9637cd0, 0xda444131, 0xec2f4325, 0xaad08b73, 0xeb68ceb4, 0xa03ae96e,
	0xf2e4c57e, 0x7b334962, 0x3e2effa5, 0x691e3d4b, 0x3018b043, 0xa17c77df, 0xdb2212ce, 0xc36145fd,
	0xf0cb1b60, 0x3b940aab, 0x64229dac, 0x6547c839, 0x990ecc4a, 0x167a37a8, 0x338e2919, 0xa4e982f5,
	0xa67bfb82, 0x98631edc, 0xba200f9d, 0x835453bc, 0x2c5d081a, 0x9691977d, 0xd383b51e, 0x2d2d6441,
	0x3b8e6e10, 0xb0203738, 0x5d3e41c9, 0xba40d4e3, 0x0c201a58, 0xec54011c, 0xee563c9e, 0x320805f9,
	0x419d00ab, 0x40cd0c4a, 0x8eac7ebd, 0xe2d2028c, 0x614b1b34, 0xe9208b70, 0x0099d599, 0xebe8f663,
	0x026de093, 0x2e477bb6, 0xd2647fee, 0xba487f2e, 0x3a44437a, 0xbf81c82b, 0x7f1dec58, 0xdf07af9e,
	0x8fa42476, 0xe6ccbdd4, 0x5131ff87, 0x0307d22e, 0x184fc353, 0xf3ab7c2e, 0x4b1fd085, 0xd3081429,
	0xb0bdfae8, 0x9ea6e8a6, 0x6a18a3b0, 0x1b22ad62, 0x64c29620, 0xc10d6441, 0x2279fab0, 0xc930c051,
	0x742115bc, 0x2f646b7d, 0x33d67c0a, 0x79ef7b67, 0xf5d5082e, 0xc19aa525, 0xd2ff37cd, 0x0b9a474a,
	0xf9342025, 0x954fae88, 0x5359209a, 0xb9f88b66, 0xe5beb2af, 0x8b01f531, 0x6174687b, 0x7698ea28,
	0x8572f85d, 0x9441d34f, 0x9fd2fb33, 0xb6a67654, 0x3e34412f, 0x0797b824, 0xfd41f9b7, 0x2ef4c2ad,
	0x71d8c4f5, 0x2b32623e, 0xef7f882e, 0x8fa3722f, 0x20b89971, 0xc8fce42c, 0xbb69ad8a, 0x96a48003,
	0xb4759801, 0x8b39e767, 0x4a3298b0, 0x905b3795, 0xe31724a5, 0x1a0ded51, 0x5d2692c3, 0xd6e5e68a,
	0xf0b3e565, 0x7bdff953, 0x00589d6b, 0xad71aa40, 0x3c370b0d, 0x3a27f6e2
];
